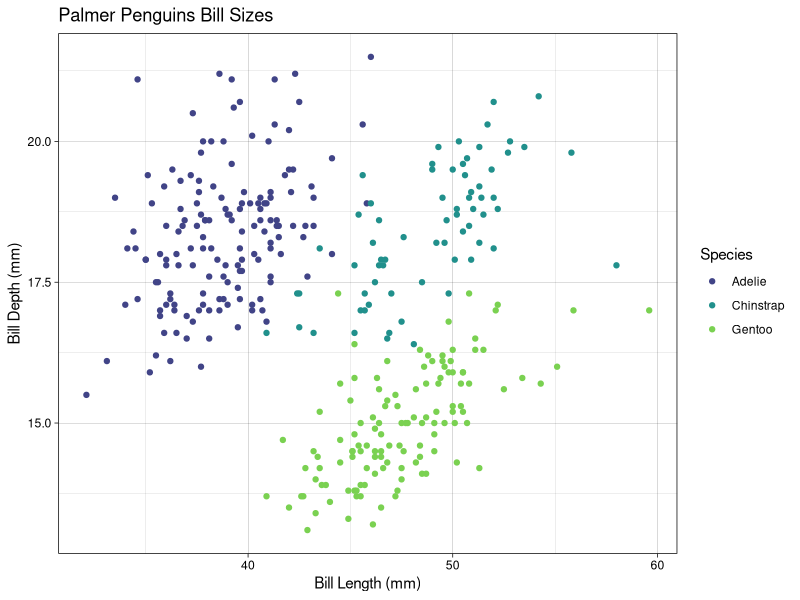
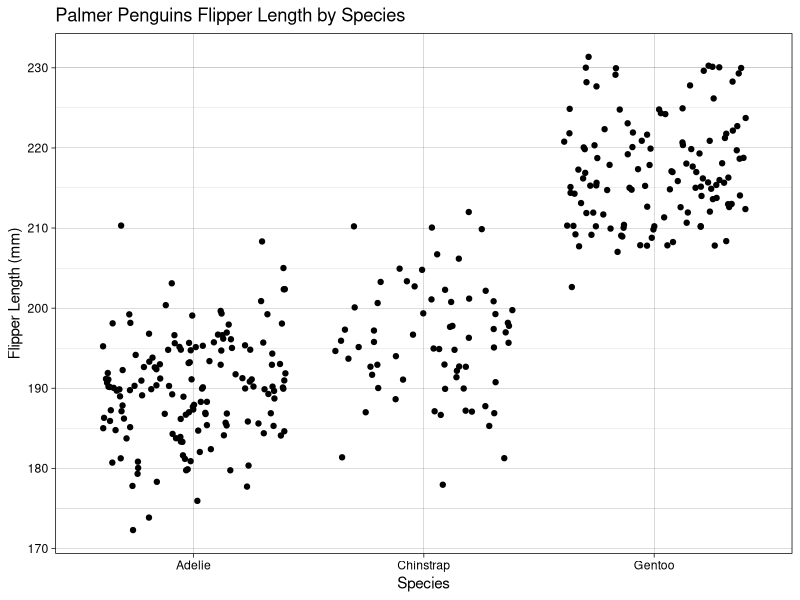

Here is the R script that generated these plots, in order:
## ---- chunk 1
library(tidyverse)
library(palmerpenguins)
library(viridis)
## ---- chunk 2
fx = expression(x^2)
df_dx <- D(fx, "x")
x = 3

eval(df_dx)
## ---- chunk 3
pa = expression(2 * ((3 * a + 2)^4) - 5)
df_pa <- D(pa, "a")
a = 1.2

eval(df_pa)
## ---- chunk 4
ggplot(penguins, aes(bill_length_mm, bill_depth_mm, color = species)) +
  geom_point() +
  labs(x = "Bill Length (mm)",
       y = "Bill Depth (mm)",
       title = "Palmer Penguins Bill Sizes",
       color = "Species") +
  theme_linedraw() +
  scale_color_viridis_d(begin = 0.2, end = 0.8)
## ---- chunk 5
ggplot(penguins, aes(species, flipper_length_mm)) +
  geom_jitter() +
  labs(x = "Species",
       y = "Flipper Length (mm)",
       title = "Palmer Penguins Flipper Length by Species") +
  theme_linedraw()
